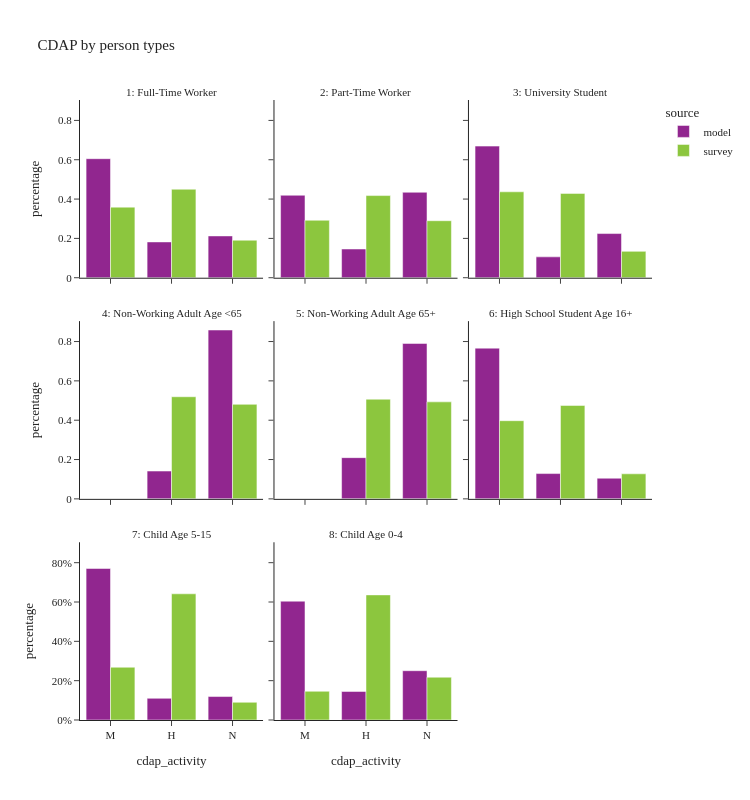

Notebook cell for this chart:
### Code cell
util.plot_share_facetbar(per_data, 'person_weight', share_col="cdap_activity", title="CDAP by person types", 
                            facet_col="ptype_label", facet_col_wrap=3, height=800, orientation='v')

### Figure 1 — Plotly figure (JSON) as saved in the notebook; plotly's stock layout.template omitted (floating-point values rounded to 4 significant figures)
{"data": [{"alignmentgroup": "True", "customdata": [[1109713], [333743], [389706]], "hovertemplate": "source=model<br>ptype_label=1: Full-Time Worker<br>cdap_activity=%{x}<br>percentage=%{y}<br>sample_size=%{customdata[0]}<extra></extra>", "legendgroup": "model", "marker": {"color": "#91268F", "pattern": {"shape": ""}}, "name": "model", "offsetgroup": "model", "orientation": "v", "showlegend": true, "textposition": "auto", "type": "bar", "x": ["M", "H", "N"], "xaxis": "x7", "y": [0.6054, 0.1821, 0.2126], "yaxis": "y7"}, {"alignmentgroup": "True", "customdata": [[146342], [50978], [151648]], "hovertemplate": "source=model<br>ptype_label=2: Part-Time Worker<br>cdap_activity=%{x}<br>percentage=%{y}<br>sample_size=%{customdata[0]}<extra></extra>", "legendgroup": "model", "marker": {"color": "#91268F", "pattern": {"shape": ""}}, "name": "model", "offsetgroup": "model", "orientation": "v", "showlegend": false, "textposition": "auto", "type": "bar", "x": ["M", "H", "N"], "xaxis": "x8", "y": [0.4194, 0.1461, 0.4346], "yaxis": "y8"}, {"alignmentgroup": "True", "customdata": [[108678], [17236], [36474]], "hovertemplate": "source=model<br>ptype_label=3: University Student<br>cdap_activity=%{x}<br>percentage=%{y}<br>sample_size=%{customdata[0]}<extra></extra>", "legendgroup": "model", "marker": {"color": "#91268F", "pattern": {"shape": ""}}, "name": "model", "offsetgroup": "model", "orientation": "v", "showlegend": false, "textposition": "auto", "type": "bar", "x": ["M", "H", "N"], "xaxis": "x9", "y": [0.6692, 0.1061, 0.2246], "yaxis": "y9"}, {"alignmentgroup": "True", "customdata": [[79477], [482544]], "hovertemplate": "source=model<br>ptype_label=4: Non-Working Adult Age <65<br>cdap_activity=%{x}<br>percentage=%{y}<br>sample_size=%{customdata[0]}<extra></extra>", "legendgroup": "model", "marker": {"color": "#91268F", "pattern": {"shape": ""}}, "name": "model", "offsetgroup": "model", "orientation": "v", "showlegend": false, "textposition": "auto", "type": "bar", "x": ["H", "N"], "xaxis": "x4", "y": [0.1414, 0.8586], "yaxis": "y4"}, {"alignmentgroup": "True", "customdata": [[108984], [411064]], "hovertemplate": "source=model<br>ptype_label=5: Non-Working Adult Age 65+<br>cdap_activity=%{x}<br>percentage=%{y}<br>sample_size=%{customdata[0]}<extra></extra>", "legendgroup": "model", "marker": {"color": "#91268F", "pattern": {"shape": ""}}, "name": "model", "offsetgroup": "model", "orientation": "v", "showlegend": false, "textposition": "auto", "type": "bar", "x": ["H", "N"], "xaxis": "x5", "y": [0.2096, 0.7904], "yaxis": "y5"}, {"alignmentgroup": "True", "customdata": [[97766], [16404], [13393]], "hovertemplate": "source=model<br>ptype_label=6: High School Student Age 16+<br>cdap_activity=%{x}<br>percentage=%{y}<br>sample_size=%{customdata[0]}<extra></extra>", "legendgroup": "model", "marker": {"color": "#91268F", "pattern": {"shape": ""}}, "name": "model", "offsetgroup": "model", "orientation": "v", "showlegend": false, "textposition": "auto", "type": "bar", "x": ["M", "H", "N"], "xaxis": "x6", "y": [0.7664, 0.1286, 0.105], "yaxis": "y6"}, {"alignmentgroup": "True", "customdata": [[429237], [61394], [66472]], "hovertemplate": "source=model<br>ptype_label=7: Child Age 5-15<br>cdap_activity=%{x}<br>percentage=%{y}<br>sample_size=%{customdata[0]}<extra></extra>", "legendgroup": "model", "marker": {"color": "#91268F", "pattern": {"shape": ""}}, "name": "model", "offsetgroup": "model", "orientation": "v", "showlegend": false, "textposition": "auto", "type": "bar", "x": ["M", "H", "N"], "xaxis": "x", "y": [0.7705, 0.1102, 0.1193], "yaxis": "y"}, {"alignmentgroup": "True", "customdata": [[147868], [35533], [61355]], "hovertemplate": "source=model<br>ptype_label=8: Child Age 0-4<br>cdap_activity=%{x}<br>percentage=%{y}<br>sample_size=%{customdata[0]}<extra></extra>", "legendgroup": "model", "marker": {"color": "#91268F", "pattern": {"shape": ""}}, "name": "model", "offsetgroup": "model", "orientation": "v", "showlegend": false, "textposition": "auto", "type": "bar", "x": ["M", "H", "N"], "xaxis": "x2", "y": [0.6041, 0.1452, 0.2507], "yaxis": "y2"}, {"alignmentgroup": "True", "customdata": [[1228], [2176], [1082]], "hovertemplate": "source=survey<br>ptype_label=1: Full-Time Worker<br>cdap_activity=%{x}<br>percentage=%{y}<br>sample_size=%{customdata[0]}<extra></extra>", "legendgroup": "survey", "marker": {"color": "#8CC63E", "pattern": {"shape": ""}}, "name": "survey", "offsetgroup": "survey", "orientation": "v", "showlegend": true, "textposition": "auto", "type": "bar", "x": ["M", "H", "N"], "xaxis": "x7", "y": [0.359, 0.4501, 0.1909], "yaxis": "y7"}, {"alignmentgroup": "True", "customdata": [[219], [522], [332]], "hovertemplate": "source=survey<br>ptype_label=2: Part-Time Worker<br>cdap_activity=%{x}<br>percentage=%{y}<br>sample_size=%{customdata[0]}<extra></extra>", "legendgroup": "survey", "marker": {"color": "#8CC63E", "pattern": {"shape": ""}}, "name": "survey", "offsetgroup": "survey", "orientation": "v", "showlegend": false, "textposition": "auto", "type": "bar", "x": ["M", "H", "N"], "xaxis": "x8", "y": [0.2922, 0.4178, 0.29], "yaxis": "y8"}, {"alignmentgroup": "True", "customdata": [[103], [202], [84]], "hovertemplate": "source=survey<br>ptype_label=3: University Student<br>cdap_activity=%{x}<br>percentage=%{y}<br>sample_size=%{customdata[0]}<extra></extra>", "legendgroup": "survey", "marker": {"color": "#8CC63E", "pattern": {"shape": ""}}, "name": "survey", "offsetgroup": "survey", "orientation": "v", "showlegend": false, "textposition": "auto", "type": "bar", "x": ["M", "H", "N"], "xaxis": "x9", "y": [0.4369, 0.429, 0.1341], "yaxis": "y9"}, {"alignmentgroup": "True", "customdata": [[779], [637]], "hovertemplate": "source=survey<br>ptype_label=4: Non-Working Adult Age <65<br>cdap_activity=%{x}<br>percentage=%{y}<br>sample_size=%{customdata[0]}<extra></extra>", "legendgroup": "survey", "marker": {"color": "#8CC63E", "pattern": {"shape": ""}}, "name": "survey", "offsetgroup": "survey", "orientation": "v", "showlegend": false, "textposition": "auto", "type": "bar", "x": ["H", "N"], "xaxis": "x4", "y": [0.5193, 0.4807], "yaxis": "y4"}, {"alignmentgroup": "True", "customdata": [[835], [760]], "hovertemplate": "source=survey<br>ptype_label=5: Non-Working Adult Age 65+<br>cdap_activity=%{x}<br>percentage=%{y}<br>sample_size=%{customdata[0]}<extra></extra>", "legendgroup": "survey", "marker": {"color": "#8CC63E", "pattern": {"shape": ""}}, "name": "survey", "offsetgroup": "survey", "orientation": "v", "showlegend": false, "textposition": "auto", "type": "bar", "x": ["H", "N"], "xaxis": "x5", "y": [0.5068, 0.4932], "yaxis": "y5"}, {"alignmentgroup": "True", "customdata": [[36], [62], [14]], "hovertemplate": "source=survey<br>ptype_label=6: High School Student Age 16+<br>cdap_activity=%{x}<br>percentage=%{y}<br>sample_size=%{customdata[0]}<extra></extra>", "legendgroup": "survey", "marker": {"color": "#8CC63E", "pattern": {"shape": ""}}, "name": "survey", "offsetgroup": "survey", "orientation": "v", "showlegend": false, "textposition": "auto", "type": "bar", "x": ["M", "H", "N"], "xaxis": "x6", "y": [0.3975, 0.4751, 0.1274], "yaxis": "y6"}, {"alignmentgroup": "True", "customdata": [[226], [572], [73]], "hovertemplate": "source=survey<br>ptype_label=7: Child Age 5-15<br>cdap_activity=%{x}<br>percentage=%{y}<br>sample_size=%{customdata[0]}<extra></extra>", "legendgroup": "survey", "marker": {"color": "#8CC63E", "pattern": {"shape": ""}}, "name": "survey", "offsetgroup": "survey", "orientation": "v", "showlegend": false, "textposition": "auto", "type": "bar", "x": ["M", "H", "N"], "xaxis": "x", "y": [0.2683, 0.6417, 0.09004], "yaxis": "y"}, {"alignmentgroup": "True", "customdata": [[62], [302], [72]], "hovertemplate": "source=survey<br>ptype_label=8: Child Age 0-4<br>cdap_activity=%{x}<br>percentage=%{y}<br>sample_size=%{customdata[0]}<extra></extra>", "legendgroup": "survey", "marker": {"color": "#8CC63E", "pattern": {"shape": ""}}, "name": "survey", "offsetgroup": "survey", "orientation": "v", "showlegend": false, "textposition": "auto", "type": "bar", "x": ["M", "H", "N"], "xaxis": "x2", "y": [0.1461, 0.6363, 0.2176], "yaxis": "y2"}], "layout": {"annotations": [{"font": {}, "showarrow": false, "text": "7: Child Age 5-15", "x": 0.16, "xanchor": "center", "xref": "paper", "y": 0.2867, "yanchor": "bottom", "yref": "paper"}, {"font": {}, "showarrow": false, "text": "8: Child Age 0-4", "x": 0.5, "xanchor": "center", "xref": "paper", "y": 0.2867, "yanchor": "bottom", "yref": "paper"}, {"font": {}, "showarrow": false, "text": "4: Non-Working Adult Age <65", "x": 0.16, "xanchor": "center", "xref": "paper", "y": 0.6433, "yanchor": "bottom", "yref": "paper"}, {"font": {}, "showarrow": false, "text": "5: Non-Working Adult Age 65+", "x": 0.5, "xanchor": "center", "xref": "paper", "y": 0.6433, "yanchor": "bottom", "yref": "paper"}, {"font": {}, "showarrow": false, "text": "6: High School Student Age 16+", "x": 0.84, "xanchor": "center", "xref": "paper", "y": 0.6433, "yanchor": "bottom", "yref": "paper"}, {"font": {}, "showarrow": false, "text": "1: Full-Time Worker", "x": 0.16, "xanchor": "center", "xref": "paper", "y": 1.0, "yanchor": "bottom", "yref": "paper"}, {"font": {}, "showarrow": false, "text": "2: Part-Time Worker", "x": 0.5, "xanchor": "center", "xref": "paper", "y": 1.0, "yanchor": "bottom", "yref": "paper"}, {"font": {}, "showarrow": false, "text": "3: University Student", "x": 0.84, "xanchor": "center", "xref": "paper", "y": 1.0, "yanchor": "bottom", "yref": "paper"}], "barmode": "group", "height": 800, "legend": {"title": {"text": "source"}, "tracegroupgap": 0}, "title": {"text": "CDAP by person types"}, "width": 750, "xaxis": {"anchor": "y", "domain": [0.0, 0.32], "title": {"text": "cdap_activity"}}, "xaxis2": {"anchor": "y2", "domain": [0.34, 0.66], "matches": "x", "title": {"text": "cdap_activity"}}, "xaxis3": {"anchor": "y3", "domain": [0.68, 1.0], "matches": "x", "title": {"text": "cdap_activity"}}, "xaxis4": {"anchor": "y4", "domain": [0.0, 0.32], "matches": "x", "showticklabels": false}, "xaxis5": {"anchor": "y5", "domain": [0.34, 0.66], "matches": "x", "showticklabels": false}, "xaxis6": {"anchor": "y6", "domain": [0.68, 1.0], "matches": "x", "showticklabels": false}, "xaxis7": {"anchor": "y7", "domain": [0.0, 0.32], "matches": "x", "showticklabels": false}, "xaxis8": {"anchor": "y8", "domain": [0.34, 0.66], "matches": "x", "showticklabels": false}, "xaxis9": {"anchor": "y9", "domain": [0.68, 1.0], "matches": "x", "showticklabels": false}, "yaxis": {"anchor": "x", "domain": [0.0, 0.2867], "tickformat": ".0%", "title": {"text": "percentage"}}, "yaxis2": {"anchor": "x2", "domain": [0.0, 0.2867], "matches": "y", "showticklabels": false, "tickformat": ".0%"}, "yaxis3": {"anchor": "x3", "domain": [0.0, 0.2867], "matches": "y", "showticklabels": false}, "yaxis4": {"anchor": "x4", "domain": [0.3567, 0.6433], "matches": "y", "title": {"text": "percentage"}}, "yaxis5": {"anchor": "x5", "domain": [0.3567, 0.6433], "matches": "y", "showticklabels": false}, "yaxis6": {"anchor": "x6", "domain": [0.3567, 0.6433], "matches": "y", "showticklabels": false}, "yaxis7": {"anchor": "x7", "domain": [0.7133, 1.0], "matches": "y", "title": {"text": "percentage"}}, "yaxis8": {"anchor": "x8", "domain": [0.7133, 1.0], "matches": "y", "showticklabels": false}, "yaxis9": {"anchor": "x9", "domain": [0.7133, 1.0], "matches": "y", "showticklabels": false}}}
